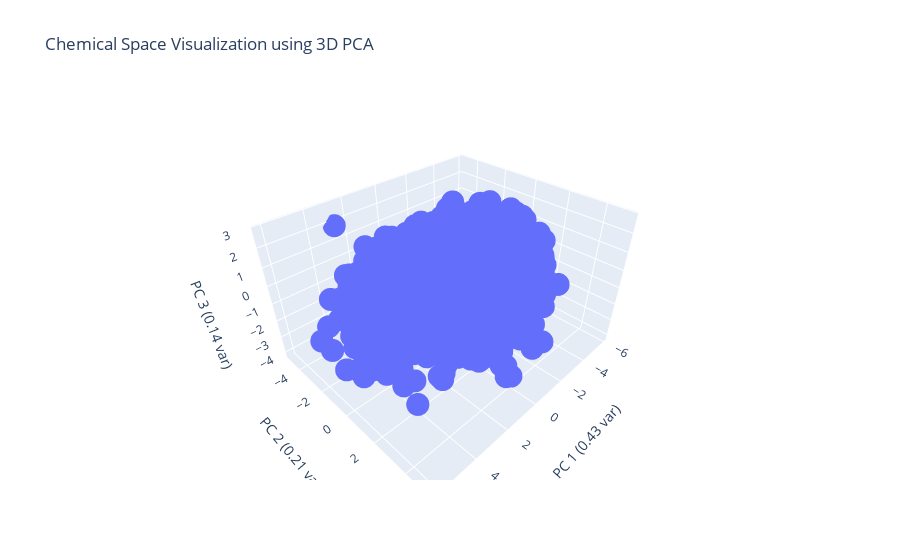

The notebook cell this image was saved under:
### Code cell
# 6c. Visualize with PCA (3D)
n_components_3d = 3
pca_3d = PCA(n_components=n_components_3d, random_state=42)
principal_components_3d = pca_3d.fit_transform(scaled_features)

pca_df_3d = pd.DataFrame(data=principal_components_3d,
                         columns=[f'Principal Component {i+1}' for i in range(n_components_3d)])
pca_df_3d.index = molecule_names

# Explained variance
explained_variance_ratio_3d = pca_3d.explained_variance_ratio_
print(f"Explained variance by 3D PCA components: {explained_variance_ratio_3d}")
print(f"Total explained variance by 3D PCA: {sum(explained_variance_ratio_3d):.2f}")

# Visualize the Chemical Space in 3D using Plotly
fig_pca_3d = plot_scatter_plotly_3d(
    df=pca_df_3d,
    x_col='Principal Component 1',
    y_col='Principal Component 2',
    z_col='Principal Component 3',
    text_col_data=pca_df_3d.index, # Use index for text annotations
    title='Chemical Space Visualization using 3D PCA',
    scene_labels={ # Use scene_labels for 3D axis titles
        'Principal Component 1': f'PC 1 ({explained_variance_ratio_3d[0]:.2f} var)',
        'Principal Component 2': f'PC 2 ({explained_variance_ratio_3d[1]:.2f} var)',
        'Principal Component 3': f'PC 3 ({explained_variance_ratio_3d[2]:.2f} var)'
    },
    marker_size=8,
)
fig_pca_3d.show()

# Original Matplotlib code:
# fig = plt.figure(figsize=(12, 10))
# ax = fig.add_subplot(111, projection='3d')
# sc = ax.scatter(pca_df_3d['Principal Component 1'],
#                 pca_df_3d['Principal Component 2'],
#                 pca_df_3d['Principal Component 3'],
#                 s=100)
# for i, name in enumerate(pca_df_3d.index):
#     ax.text(pca_df_3d.iloc[i, 0],
#             pca_df_3d.iloc[i, 1],
#             pca_df_3d.iloc[i, 2],
#             name,
#             size=8, zorder=1, color='k')
# ax.set_title('Chemical Space Visualization using 3D PCA')
# ax.set_xlabel(f'PC 1 ({explained_variance_ratio_3d[0]:.2f} var)')
# ax.set_ylabel(f'PC 2 ({explained_variance_ratio_3d[1]:.2f} var)')
# ax.set_zlabel(f'PC 3 ({explained_variance_ratio_3d[2]:.2f} var)')
# plt.show()

### Figure 1 — Plotly figure (JSON) as saved in the notebook; plotly's stock layout.template omitted (floating-point values rounded to 4 significant figures; data arrays with more than 128 entries replaced by an {"elided": "..."} marker saying what was removed)
{"data": [{"hovertemplate": "%{hovertext}<extra></extra>", "hovertext": {"elided": "5000 str values"}, "legendgroup": "", "marker": {"color": "#636efa", "size": 8, "symbol": "circle"}, "mode": "markers", "name": "", "scene": "scene", "showlegend": false, "type": "scatter3d", "x": {"elided": "5000 float values"}, "y": {"elided": "5000 float values"}, "z": {"elided": "5000 float values"}}], "layout": {"legend": {"tracegroupgap": 0}, "scene": {"domain": {"x": [0, 1], "y": [0, 1]}, "xaxis": {"title": {"text": "PC 1 (0.43 var)"}}, "yaxis": {"title": {"text": "PC 2 (0.21 var)"}}, "zaxis": {"title": {"text": "PC 3 (0.14 var)"}}}, "title": {"text": "Chemical Space Visualization using 3D PCA"}}}
